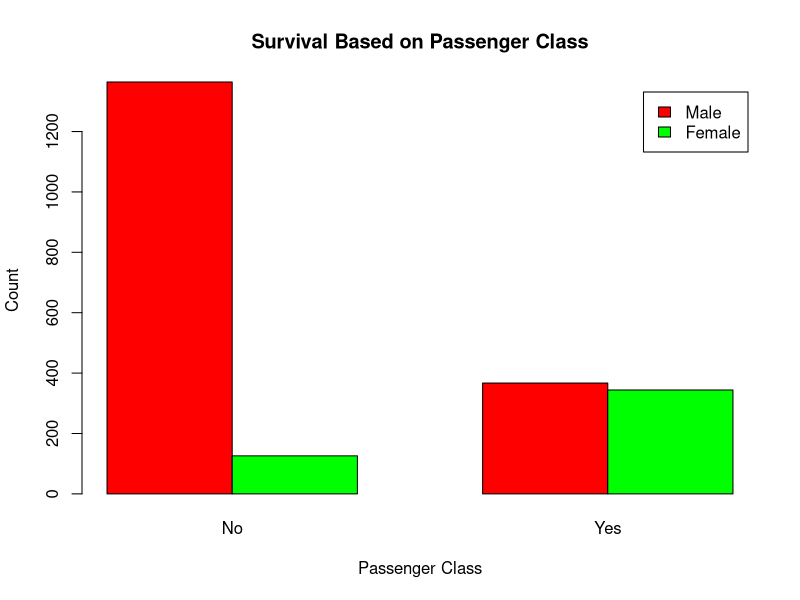
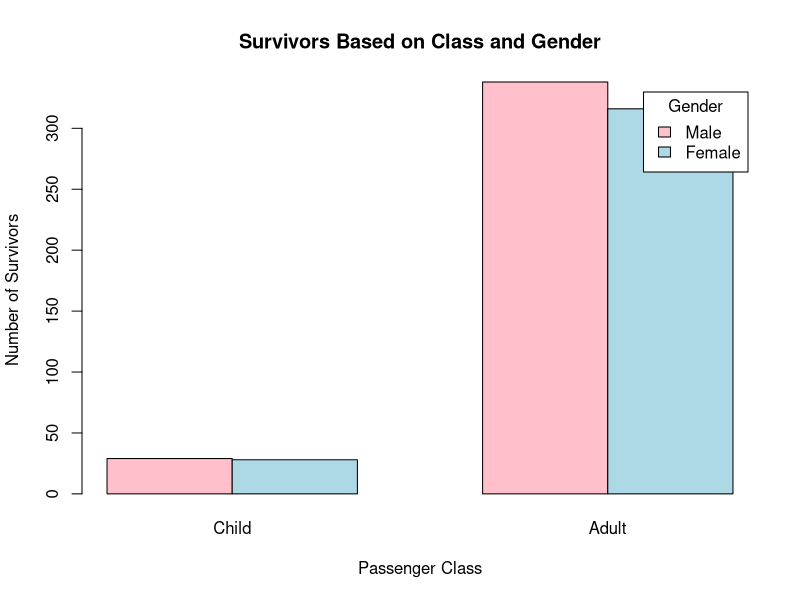
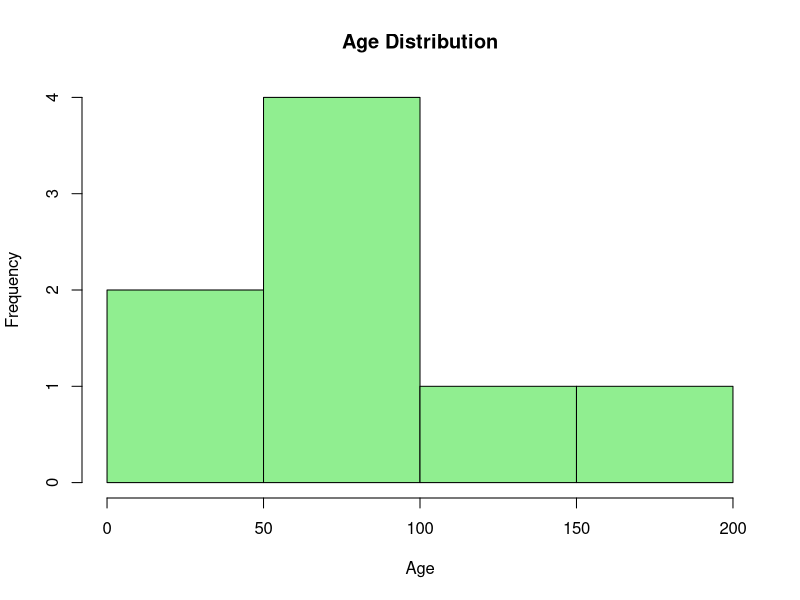

Source code (R) for these figures, in order:
#1 a
set.seed(123)

# Random sample from LETTERS
x <- sample(LETTERS, 20, replace = TRUE)

# Convert to factor
f <- factor(x)

# Extract first five levels
levels(f)[1:5]

#1 b
range_fun <- function(v) {
  max(v) - min(v)
}

# Sample input
C <- c(9,8,7,6,5,4,3,2,1)

# Output
range_fun(C)

#2a
set.seed(100)

mat <- matrix(sample(1:10, 60, replace = TRUE),
              nrow = 6, ncol = 10)

mat

#2b
rowSums(mat > 4)
#2c
which(rowSums(mat == 7) == 2)


#3
data(Titanic)

#3a
barplot(
  margin.table(Titanic, c(2,4)),
  beside = TRUE,
  col = c("red","green"),
  legend = TRUE,
  xlab = "Passenger Class",
  ylab = "Count",
  main = "Survival Based on Passenger Class"
)

#3. b) Modify plot based on Gender
# Extract only survived passengers
survivors <- Titanic[, , , "Yes"]

# Class vs Gender for survivors
class_gender_survival <- margin.table(survivors, c(2,3))

# Bar plot
barplot(
  class_gender_survival,
  beside = TRUE,
  col = c("pink", "lightblue"),
  legend = TRUE,
  args.legend = list(title = "Gender"),
  xlab = "Passenger Class",
  ylab = "Number of Survivors",
  main = "Survivors Based on Class and Gender"
)


#3. c) Histogram for Age distribution
ages <- as.numeric(Titanic[,,"Adult","Yes"])

hist(ages,
     main = "Age Distribution",
     xlab = "Age",
     col = "lightgreen")

#4. a) Create data frame
Month <- 1:12
Spends <- c(1000,4000,5000,4500,3000,4000,9000,11000,15000,12000,7000,3000)
Sales <- c(9914,40487,54324,50044,34719,42551,94871,118914,158484,131348,78504,36284)

df <- data.frame(Month, Spends, Sales)
df

#4. b) Regression model (Sales based on Spends)
model <- lm(Sales ~ Spends, data = df)
summary(model)

#4. c) Predict Sales if Spend = 13500
predict(model, data.frame(Spends = 13500))



